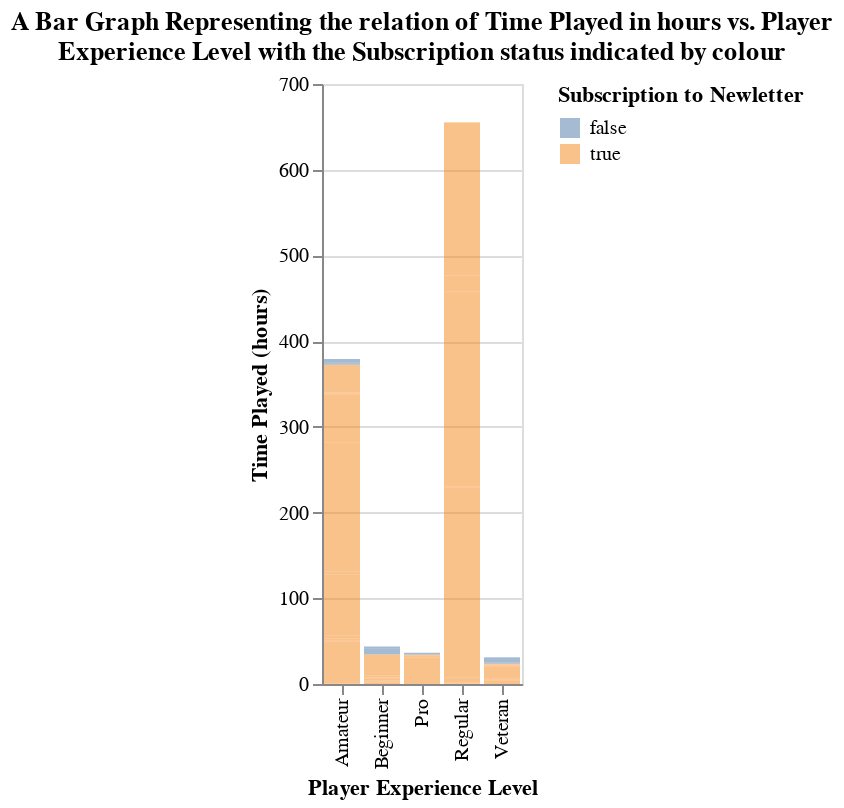

Source (notebook cell):
### Markdown cell above
Then we plot a graph to illustrate the relationship between the hours played and the experience level, colour-coordinating whether the players have or have not subscribed to the newsletter.

### Code cell
players_plot = alt.Chart(players).mark_bar(opacity=0.5).encode(
    x = alt.X("experience").title("Player Experience Level"),
    y = alt.Y("played_hours").title("Time Played (hours)"),
    color = alt.Color("subscribe").title("Subscription to Newletter"),
).properties(
    title=["A Bar Graph Representing the relation of Time Played in hours vs. Player", 
          "Experience Level with the Subscription status indicated by colour"]
)
players_plot

### Figure 1 — Vega-Lite specification as saved in the notebook (floating-point values rounded to 4 significant figures; data arrays with more than 128 entries replaced by an {"elided": "..."} marker saying what was removed)
{"config": {"view": {"continuousWidth": 300, "continuousHeight": 300}}, "data": {"name": "data-272bc15875e10d27ec530c6675535d30"}, "mark": {"type": "bar", "opacity": 0.5}, "encoding": {"color": {"field": "subscribe", "title": "Subscription to Newletter", "type": "nominal"}, "x": {"field": "experience", "title": "Player Experience Level", "type": "nominal"}, "y": {"field": "played_hours", "title": "Time Played (hours)", "type": "quantitative"}}, "title": ["A Bar Graph Representing the relation of Time Played in hours vs. Player", "Experience Level with the Subscription status indicated by colour"], "$schema": "https://vega.github.io/schema/vega-lite/v5.20.1.json", "datasets": {"data-272bc15875e10d27ec530c6675535d30": {"elided": "196 records"}}}
